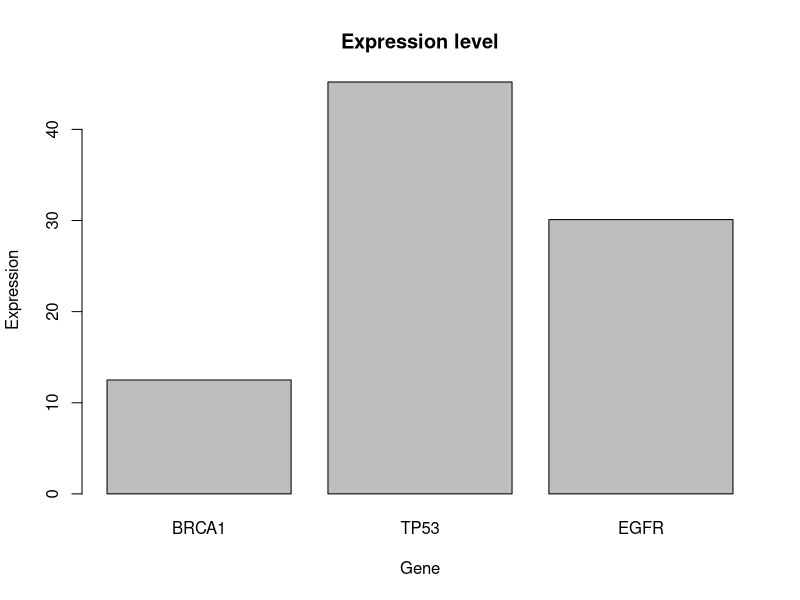

Write R code to recreate this figure.
genes <- c("BRCA1", "TP53", "EGFR")
expression <- c(12.5, 45.2, 30.1)
condition <- c("Control", "Treatment", "Treatment")
exp_data <- data.frame(Genes=genes, Expression=expression, Condition=condition)
str(exp_data)
png("~/bioinformatics_homework/r_task/expression_plot.png")
barplot(exp_data$Expression, names.arg=exp_data$Genes, main='Expression level', xlab = "Gene", ylab = "Expression")
dev.off()
